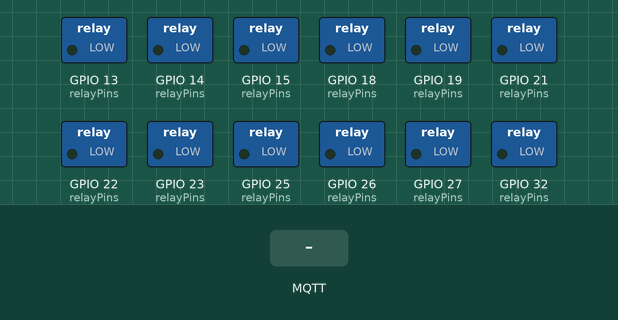
Bench run of a sketch on a simulated ESP8266 (NodeMCU). Shown: switched loads named in the sketch (green lamp = pin HIGH). The test bench sets the inputs (shaded band). WiFi joins after 1.5 s; servers stay silent unless stated; random numbers use the default seed unless the sketch sets one; no MQTT or app messages arrive unless stated; what the sketch prints to the serial monitor is not drawn.

Above: at 2.7 s.
2.8 s: MQTT message "0" arrives on the first subscribed topic
At 3.3 s:
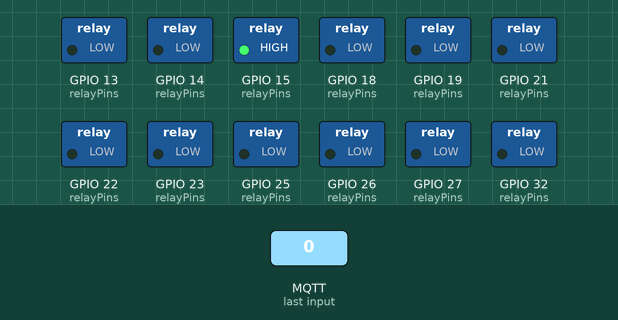
4.3 s: MQTT message "0" arrives on the second subscribed topic
At 5.5 s:
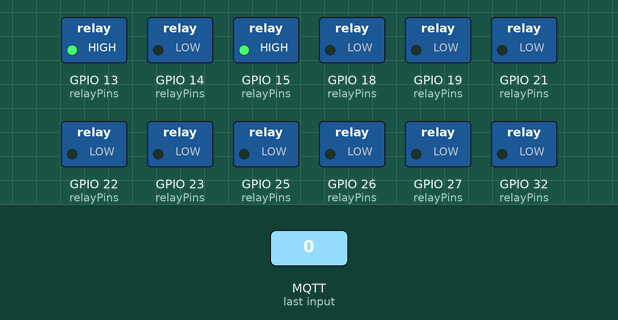
5.8 s: MQTT message "0" arrives on the third subscribed topic
At 6.8 s:
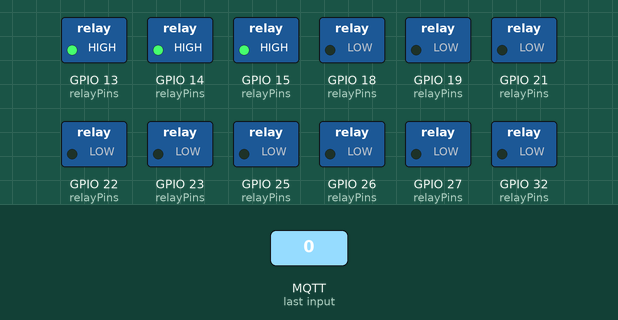
7.3 s: MQTT message "1" arrives on the first subscribed topic
At 7.9 s:
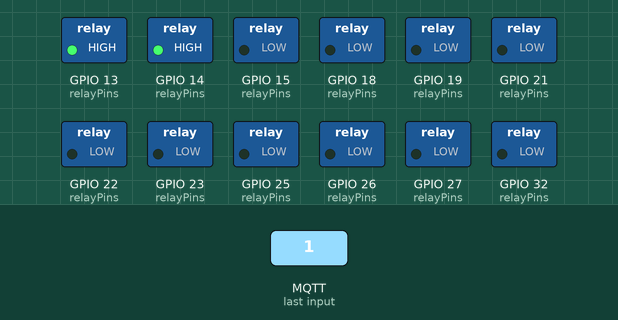
8.8 s: MQTT message "1" arrives on the second subscribed topic
At 9.1 s:
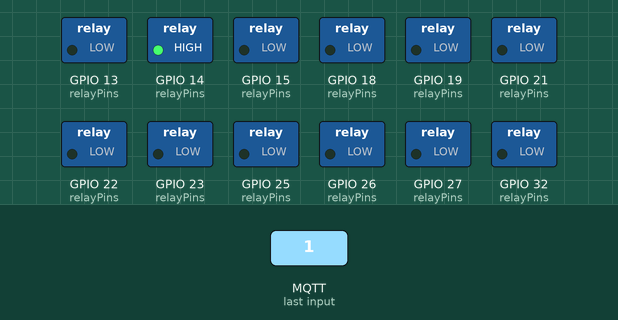
10.3 s: MQTT message "2" arrives on the first subscribed topic
At 11.5 s:
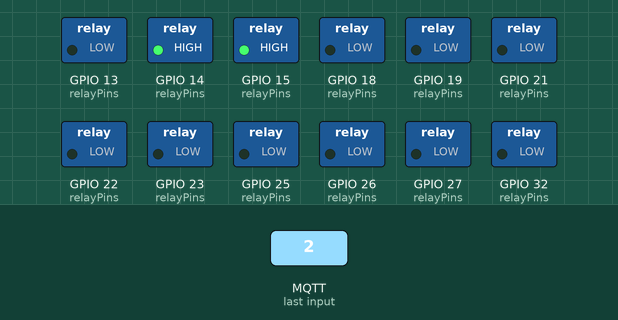
Timing chart, 0 to 12.8 s (numbered marks = the images above; inputs shaded):
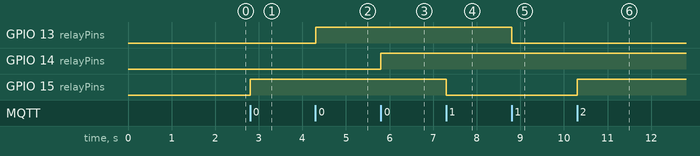

The sketch:

solenoid.ino
```cpp
#ifdef ESP8266
#include <ESP8266WiFi.h>
#elif defined(ESP32)
#include <WiFi.h>
#else
#error "Board not found"
#endif

#include <PubSubClient.h>

#define Relay1            15
#define Relay2            13
#define Relay3            14
#define Relay4            18
#define Relay5            19
#define Relay6            21
#define Relay7            22
#define Relay8            23
#define Relay9            25
#define Relay10           26
#define Relay11           27
#define Relay12           32

const int relayPins[] = {Relay1, Relay2, Relay3, Relay4, Relay5, Relay6, Relay7, Relay8, Relay9, Relay10, Relay11, Relay12};

// Update these with values suitable for your network.

const char* ssid = "Buttered Crayfish";
const char* password = "!T06MYTA9G2G";
const char* mqtt_server = "test.mosquitto.org"; // Local IP address of Raspberry Pi

// Subscribed Topics

#define sub1 "relay/sump"

#define sub2 "relay/vortex"
#define sub3 "relay/mecha"
#define sub4 "relay/bio"

#define sub5 "relay/waste1"
#define sub6 "relay/waste2"
#define sub7 "relay/waste3"

#define sub8 "relay/azolaIn"
#define sub9 "relay/azolaOut"

#define sub10 "relay/aerator"

#define sub11 "relay/aeratorSensor"
#define sub12 "relay/pump"

const char* subscribedTopics[] = {sub1, sub2, sub3, sub4, sub5, sub6, sub7, sub8, sub9, sub10, sub11, sub12};

WiFiClient espClient;
PubSubClient client(espClient);
unsigned long lastMsg = 0;
#define MSG_BUFFER_SIZE	(50)
char msg[MSG_BUFFER_SIZE];
int value = 0;
bool state = false;

// Connecting to WiFi Router

void setup_wifi()
{

  delay(10);
  // We start by connecting to a WiFi network
  Serial.println();
  Serial.print("Connecting to ");
  Serial.println(ssid);

  WiFi.mode(WIFI_STA);
  WiFi.begin(ssid, password);

  while (WiFi.status() != WL_CONNECTED) {
    delay(500);
    Serial.print(".");
  }

  randomSeed(micros());

  Serial.println("");
  Serial.println("WiFi connected");
  Serial.println("IP address: ");
  Serial.println(WiFi.localIP());
}

void callback(char* topic, byte* payload, unsigned int length)
{
  Serial.print("Message arrived [");
  Serial.print(topic);
  Serial.print("] ");

  for (int i = 0; i < sizeof(subscribedTopics) / sizeof(subscribedTopics[0]); ++i) {
    if (strstr(topic, subscribedTopics[i])) {
      toggleRelay(topic, payload);
      break;
    }
  }
}

void toggleRelay(char* topic, byte* payload) {
  for (int i = 0; i < sizeof(subscribedTopics) / sizeof(subscribedTopics[0]); ++i) {
    if (strstr(topic, subscribedTopics[i])) {
      int relayIndex = i; // Use the index of the matched topic
      if ((char)payload[0] == '1') {
        digitalWrite(relayPins[relayIndex], LOW);
      } else {
        digitalWrite(relayPins[relayIndex], HIGH);
      }
      break;
    }
  }
}

void reconnect()
{
  // Loop until we're reconnected
  while (!client.connected()) {
    Serial.print("Attempting MQTT connection...");
    // Create a random client ID
    String clientId = "ESP8266Client-";
    clientId += String(random(0xffff), HEX);
    // Attempt to connect
    if (client.connect(clientId.c_str())) {
      Serial.println("connected");
      // Once connected, publish an announcement...
      client.publish("outTopic", "hello world");
      // ... and resubscribe
      // Subscribe to all topics
      for (const char* topic : subscribedTopics) {
        client.subscribe(topic);
      }

    } else {
      Serial.print("failed, rc=");
      Serial.print(client.state());
      Serial.println(" try again in 5 seconds");
      // Wait 5 seconds before retrying
      delay(5000);
    }
  }
}

void setup()
{
  Serial.begin(9600);

  for (int i = 0; i < sizeof(relayPins) / sizeof(relayPins[0]); ++i) {
    pinMode(relayPins[i], OUTPUT);
  }

  setup_wifi();

  client.setServer(mqtt_server, 1883);
  client.setCallback(callback);
}

void loop()
{

  if (!client.connected())
  {
    reconnect();
  }
  client.loop();

}
```

Measured:
- after the input at 2.8 s, GPIO 15 (relayPins): LOW → HIGH at once
- after the input at 4.3 s, GPIO 13 (relayPins): LOW → HIGH at once
- after the input at 5.8 s, GPIO 14 (relayPins): LOW → HIGH at once
- after the input at 7.3 s, GPIO 15 (relayPins): HIGH → LOW at once
- after the input at 8.8 s, GPIO 13 (relayPins): HIGH → LOW at once
- after the input at 10.3 s, GPIO 15 (relayPins): LOW → HIGH at once
